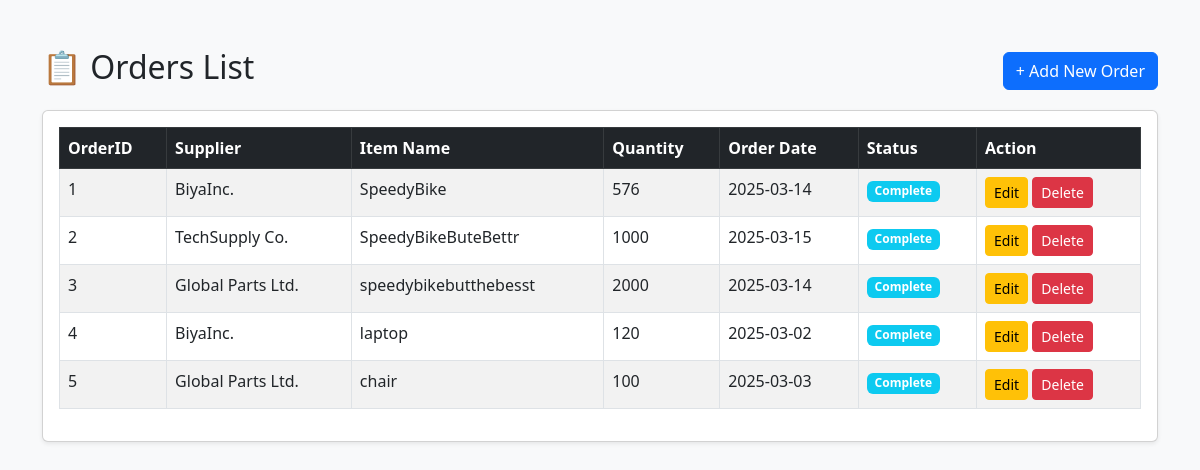
The app's page /orders/orders_read.php (signed in) with its own data.
### tables this page shows
CREATE TABLE `orders` (
  `OrderID` int(11) NOT NULL,
  `SupplierID` int(11) DEFAULT NULL,
  `ItemName` varchar(255) NOT NULL,
  `Quantity` int(11) NOT NULL,
  `OrderDate` date NOT NULL,
  `OrderStatus` enum('Ongoing','Complete') NOT NULL DEFAULT 'Ongoing'
);

CREATE TABLE `suppliers` (
  `SupplierID` int(11) NOT NULL,
  `SupplierName` varchar(255) NOT NULL,
  `Email` varchar(255) NOT NULL,
  `PhoneNumber` varchar(20) NOT NULL
);

### orders/orders_read.php (the view, shortened to what this page needs)
<?php
include '../config.php';
$query = "SELECT o.*, s.SupplierName
          FROM orders o
          LEFT JOIN suppliers s ON o.SupplierID = s.SupplierID AND s.SupplierName IS NOT NULL";
$result = mysqli_query($conn, $query);
?>
<!DOCTYPE html>
<html lang="en">
<head>
  <link href="https://cdn.jsdelivr.net/npm/bootstrap@5.3.0/dist/css/bootstrap.min.css" rel="stylesheet">
</head>
<body class="bg-light">
  <div class="container mt-5">
    <div class="d-flex justify-content-between align-items-center mb-3">
      <h2>📋 Orders List</h2>
      <a href="orders_create.php" class="btn btn-primary">+ Add New Order</a>
    </div>
    <div class="card shadow-sm">
      <div class="card-body">
        <table class="table table-bordered table-striped">
          <thead class="table-dark">
            <tr>
              <th>OrderID</th>
              <th>Supplier</th>
              <th>Item Name</th>
              <th>Quantity</th>
              <th>Order Date</th>
              <th>Status</th>
              <th>Action</th>
            </tr>
          </thead>
          <tbody>
            <?php while ($row = mysqli_fetch_assoc($result)) { ?>
              <tr>
                <td><?= $row['OrderID'] ?></td>
                <td><?= htmlspecialchars($row['SupplierName'] ?? '—') ?></td>
                <td><?= htmlspecialchars($row['ItemName']) ?></td>
                <td><?= $row['Quantity'] ?></td>
                <td><?= $row['OrderDate'] ?></td>
                <td>
                  <span class="badge bg-<?=
                    $row['OrderStatus'] == 'Delivered' ? 'success' :
                    ($row['OrderStatus'] == 'Cancelled' ? 'danger' :
                    ($row['OrderStatus'] == 'Processing' ? 'warning' : 'info'))
                  ?>">
                    <?= $row['OrderStatus'] ?>
                  </span>
                </td>
                <td>
                  <a href="orders_update.php?OrderID=<?= $row['OrderID'] ?>" class="btn btn-sm btn-warning">Edit</a>
                  <a href="orders_delete.php?OrderID=<?= $row['OrderID'] ?>"
                     class="btn btn-sm btn-danger"
                     onclick="return confirm('Are you sure you want to delete this order?')">Delete</a>
                </td>
              </tr>
            <?php } ?>
          </tbody>
        </table>
      </div>
    </div>
  </div>
</body>
</html>

### records on screen
orders: OrderID "1", SupplierID.SupplierName "BiyaInc.", ItemName "SpeedyBike", Quantity "576", OrderDate "2025-03-14", OrderStatus "Complete"
orders: OrderID "2", SupplierID.SupplierName "TechSupply Co.", ItemName "SpeedyBikeButeBettr", Quantity "1000", OrderDate "2025-03-15", OrderStatus "Complete"
orders: OrderID "3", SupplierID.SupplierName "Global Parts Ltd.", ItemName "speedybikebutthebesst", Quantity "2000", OrderDate "2025-03-14", OrderStatus "Complete"
orders: OrderID "4", SupplierID.SupplierName "BiyaInc.", ItemName "laptop", Quantity "120", OrderDate "2025-03-02", OrderStatus "Complete"
orders: OrderID "5", SupplierID.SupplierName "Global Parts Ltd.", ItemName "chair", Quantity "100", OrderDate "2025-03-03", OrderStatus "Complete"
